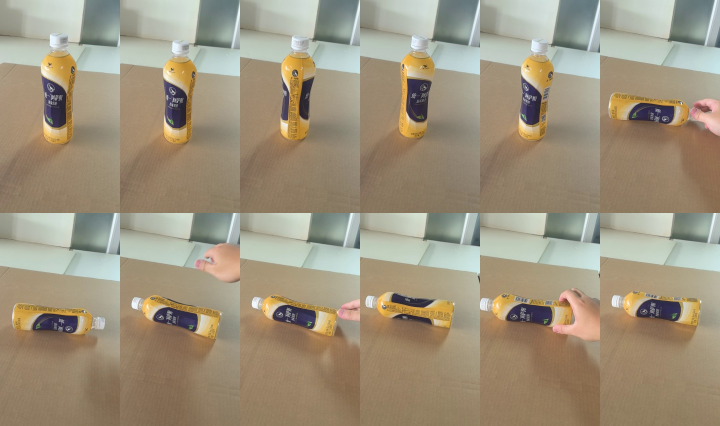
#> input picture week15/智能称重台demo/work/asm_milktea_contact_sheet.jpg, 1440 x 852 px, given as the content of the folder project/step1/week15/智能称重台demo/yolo_dataset_raw/images/train, which was not available (shown at 1/2 size)
$ python review_yolo_duplicates.py
#> lines starting #> are read from the running program, lines starting #| are printed output that depends on the picture; after the words box and inside, x2 and y2 are one past the last pixel; in counts of white or black regions, pixels touching at a corner belong together; pictures that were not available may be replaced by others from this repository, and a replacement may not be noted
"""生成YOLO训练图片总览页，并计算相邻图片相似度供人工复核。"""

from __future__ import annotations

import csv
from pathlib import Path

import cv2
import numpy as np


PROJECT = Path(r"D:\project\step1\week15\智能称重台demo")
IMAGE_DIR = PROJECT / "yolo_dataset_raw" / "images" / "train"
OUTPUT = PROJECT / "work" / "yolo_duplicate_review"
PAGE_SIZE = 48
COLS = 8
CELL_W = 240
FRAME_H = 135
LABEL_H = 25


def read_image(path: Path) -> np.ndarray:
    data = np.fromfile(path, dtype=np.uint8)
    image = cv2.imdecode(data, cv2.IMREAD_COLOR)
#> image is the input picture: shape (852, 1440, 3); mean B, G, R 125.2, 146.9, 158.6
    if image is None:
        raise RuntimeError(f"无法读取图片：{path}")
    return image


def thumbnail(image: np.ndarray, width: int, height: int) -> np.ndarray:
#> called with width = 240, height = 135
    source_h, source_w = image.shape[:2]
#> source_h = 852; source_w = 1440
    scale = min(width / source_w, height / source_h)
#> scale = 0.158
    resized = cv2.resize(
        image,
        (round(source_w * scale), round(source_h * scale)),
        interpolation=cv2.INTER_AREA,
    )
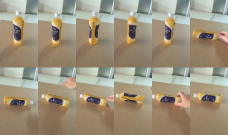
#> resized: shape (135, 228, 3); mean B, G, R 125.2, 146.9, 158.6
    canvas = np.full((height, width, 3), 235, dtype=np.uint8)
    x = (width - resized.shape[1]) // 2
#> x = 6
    y = (height - resized.shape[0]) // 2
#> y = 0
    canvas[y : y + resized.shape[0], x : x + resized.shape[1]] = resized
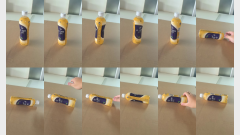
#> canvas: shape (135, 240, 3); mean B, G, R 130.7, 151.3, 162.4
    return canvas


def compare(previous: np.ndarray, current: np.ndarray):
    prev_small = cv2.resize(previous, (320, 180), interpolation=cv2.INTER_AREA)
    curr_small = cv2.resize(current, (320, 180), interpolation=cv2.INTER_AREA)
    prev_gray = cv2.cvtColor(prev_small, cv2.COLOR_BGR2GRAY)
    curr_gray = cv2.cvtColor(curr_small, cv2.COLOR_BGR2GRAY)
    absolute = cv2.absdiff(prev_gray, curr_gray)
    mean_difference = float(absolute.mean())
    changed_ratio = float((absolute > 20).mean())
    return mean_difference, changed_ratio


OUTPUT.mkdir(parents=True, exist_ok=True)
images = sorted(IMAGE_DIR.glob("*.jpg"))
rows = []
previous = None

for index, path in enumerate(images):
    image = read_image(path)
    if previous is None:
        mean_difference, changed_ratio = 999.0, 1.0
    else:
        mean_difference, changed_ratio = compare(previous, image)
    rows.append(
        {
            "image": path.name,
            "mean_difference_from_previous": round(mean_difference, 4),
            "changed_pixel_ratio": round(changed_ratio, 6),
        }
    )
    previous = image

for page_index, start in enumerate(range(0, len(images), PAGE_SIZE), start=1):
    page_paths = images[start : start + PAGE_SIZE]
    page_rows = (len(page_paths) + COLS - 1) // COLS
    sheet = np.full((page_rows * (FRAME_H + LABEL_H), COLS * CELL_W, 3), 245, dtype=np.uint8)
    for local_index, path in enumerate(page_paths):
        image = read_image(path)
        row, col = divmod(local_index, COLS)
        cell = np.full((FRAME_H + LABEL_H, CELL_W, 3), 245, dtype=np.uint8)
        cell[:FRAME_H] = thumbnail(image, CELL_W, FRAME_H)
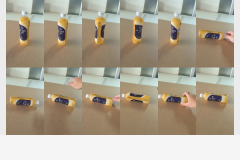
#> cell: shape (160, 240, 3); mean B, G, R 148.5, 166, 175.3
        metric = rows[start + local_index]
        label = f"{path.stem[-4:]} d={metric['mean_difference_from_previous']:.1f} c={metric['changed_pixel_ratio']:.3f}"
        cv2.putText(cell, label, (5, FRAME_H + 18), cv2.FONT_HERSHEY_SIMPLEX, 0.42, (20, 20, 20), 1, cv2.LINE_AA)
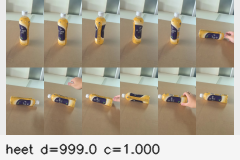
#> cell: shape (160, 240, 3); 2.53% of pixels changed, all inside (x1, y1, x2, y2) = (5, 143, 160, 155)
        y0 = row * (FRAME_H + LABEL_H)
        x0 = col * CELL_W
        sheet[y0 : y0 + cell.shape[0], x0 : x0 + cell.shape[1]] = cell
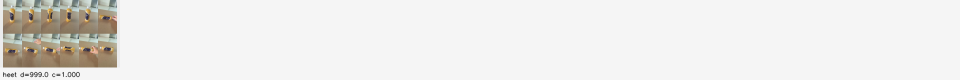
#> sheet: shape (160, 1920, 3) (shown at 1/2 size); mean B, G, R 232.6, 234.8, 236
    ok, encoded = cv2.imencode(".jpg", sheet, [cv2.IMWRITE_JPEG_QUALITY, 93])
#> encoded = 19042 values, max 255 at index 0, min 0 at index 4, mean 115.8
    if not ok:
        raise RuntimeError("总览页编码失败")
    (OUTPUT / f"page_{page_index:02d}.jpg").write_bytes(encoded.tobytes())

with (OUTPUT / "adjacent_similarity.csv").open("w", newline="", encoding="utf-8-sig") as file:
    writer = csv.DictWriter(file, fieldnames=list(rows[0].keys()))
    writer.writeheader()
    writer.writerows(rows)

print(f"图片数量：{len(images)}")
print(f"总览页数：{(len(images) + PAGE_SIZE - 1) // PAGE_SIZE}")
